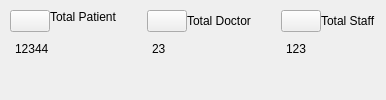
                 <widget class="QWidget" name="Column1" native="true">
                  <property name="sizePolicy">
                   <sizepolicy hsizetype="Expanding" vsizetype="Preferred">
                    <horstretch>0</horstretch>
                    <verstretch>0</verstretch>
                   </sizepolicy>
                  </property>
                  <property name="maximumSize">
                   <size>
                    <width>16777215</width>
                    <height>16777215</height>
                   </size>
                  </property>
                  <layout class="QHBoxLayout" name="horizontalLayout_9">
                   <property name="spacing">
                    <number>10</number>
                   </property>
                   <property name="leftMargin">
                    <number>0</number>
                   </property>
                   <property name="topMargin">
                    <number>0</number>
                   </property>
                   <property name="rightMargin">
                    <number>0</number>
                   </property>
                   <property name="bottomMargin">
                    <number>0</number>
                   </property>
                   <item alignment="Qt::AlignTop">
                    <widget class="QWidget" name="TotalPatientCon" native="true">
                     <property name="sizePolicy">
                      <sizepolicy hsizetype="Expanding" vsizetype="Maximum">
                       <horstretch>0</horstretch>
                       <verstretch>0</verstretch>
                      </sizepolicy>
                     </property>
                     <layout class="QVBoxLayout" name="verticalLayout_9">
                      <property name="spacing">
                       <number>0</number>
                      </property>
                      <property name="leftMargin">
                       <number>10</number>
                      </property>
                      <property name="topMargin">
                       <number>10</number>
                      </property>
                      <property name="rightMargin">
                       <number>10</number>
                      </property>
                      <property name="bottomMargin">
                       <number>15</number>
                      </property>
                      <item>
                       <widget class="QWidget" name="widget_3" native="true">
                        <layout class="QHBoxLayout" name="horizontalLayout">
                         <property name="spacing">
                          <number>0</number>
                         </property>
                         <property name="leftMargin">
                          <number>0</number>
                         </property>
                         <property name="topMargin">
                          <number>0</number>
                         </property>
                         <property name="rightMargin">
                          <number>0</number>
                         </property>
                         <property name="bottomMargin">
                          <number>0</number>
                         </property>
                         <item alignment="Qt::AlignLeft">
                          <widget class="QPushButton" name="DashboardButton_3">
                           <property name="toolTip">
                            <string>View Main Dashboard</string>
                           </property>
                           <property name="styleSheet">
                            <string notr="true"/>
                           </property>
                           <property name="text">
                            <string/>
                           </property>
                           <property name="icon">
                            <iconset resource="../Images/resources.qrc">
                             <normaloff>:/lucide/icons/file-user.svg</normaloff>:/lucide/icons/file-user.svg</iconset>
                           </property>
                           <property name="iconSize">
                            <size>
                             <width>35</width>
                             <height>35</height>
                            </size>
                           </property>
                          </widget>
                         </item>
                         <item>
                          <widget class="QLabel" name="TPHeader">
                           <property name="sizePolicy">
                            <sizepolicy hsizetype="Expanding" vsizetype="Preferred">
                             <horstretch>0</horstretch>
                             <verstretch>0</verstretch>
                            </sizepolicy>
                           </property>
                           <property name="text">
                            <string>Total Patient</string>
                           </property>
                           <property name="alignment">
                            <set>Qt::AlignLeading</set>
                           </property>
                           <property name="wordWrap">
                            <bool>true</bool>
                           </property>
                          </widget>
                         </item>
                        </layout>
                       </widget>
                      </item>
                      <item>
                       <widget class="QWidget" name="TPValue" native="true">
                        <layout class="QHBoxLayout" name="horizontalLayout_2">
                         <property name="spacing">
                          <number>0</number>
                         </property>
                         <property name="leftMargin">
                          <number>5</number>
                         </property>
                         <property name="topMargin">
                          <number>10</number>
                         </property>
                         <property name="rightMargin">
                          <number>0</number>
                         </property>
                         <property name="bottomMargin">
                          <number>0</number>
                         </property>
                         <item>
                          <widget class="QLabel" name="TotalPatient">
                           <property name="sizePolicy">
                            <sizepolicy hsizetype="Expanding" vsizetype="Preferred">
                             <horstretch>0</horstretch>
                             <verstretch>0</verstretch>
                            </sizepolicy>
                           </property>
                           <property name="text">
                            <string>12344</string>
                           </property>
                           <property name="alignment">
                            <set>Qt::AlignLeading</set>
                           </property>
                          </widget>
                         </item>
                        </layout>
                       </widget>
                      </item>
                      <item alignment="Qt::AlignTop">
                       <widget class="QWidget" name="TPSub" native="true">
                        <property name="sizePolicy">
                         <sizepolicy hsizetype="Minimum" vsizetype="Preferred">
                          <horstretch>0</horstretch>
                          <verstretch>0</verstretch>
                         </sizepolicy>
                        </property>
                        <layout class="QHBoxLayout" name="horizontalLayout_6">
                         <property name="spacing">
                          <number>0</number>
                         </property>
                         <property name="leftMargin">
                          <number>5</number>
                         </property>
                         <property name="topMargin">
                          <number>0</number>
                         </property>
                         <property name="rightMargin">
                          <number>0</number>
                         </property>
                         <property name="bottomMargin">
                          <number>0</number>
                         </property>
                        </layout>
                       </widget>
                      </item>
                     </layout>
                    </widget>
                   </item>
                   <item alignment="Qt::AlignTop">
                    <widget class="QWidget" name="TotalDoctorCon" native="true">
                     <property name="sizePolicy">
                      <sizepolicy hsizetype="Expanding" vsizetype="Maximum">
                       <horstretch>0</horstretch>
                       <verstretch>0</verstretch>
                      </sizepolicy>
                     </property>
                     <layout class="QVBoxLayout" name="verticalLayout_10">
                      <property name="spacing">
                       <number>0</number>
                      </property>
                      <property name="leftMargin">
                       <number>10</number>
                      </property>
                      <property name="topMargin">
                       <number>10</number>
                      </property>
                      <property name="rightMargin">
                       <number>10</number>
                      </property>
                      <property name="bottomMargin">
                       <number>15</number>
                      </property>
                      <item>
                       <widget class="QWidget" name="widget" native="true">
                        <layout class="QHBoxLayout" name="horizontalLayout_11">
                         <property name="spacing">
                          <number>0</number>
                         </property>
                         <property name="leftMargin">
                          <number>0</number>
                         </property>
                         <property name="topMargin">
                          <number>0</number>
                         </property>
                         <property name="rightMargin">
                          <number>0</number>
                         </property>
                         <property name="bottomMargin">
                          <number>0</number>
                         </property>
                         <item alignment="Qt::AlignLeft">
                          <widget class="QPushButton" name="DashboardButton_4">
                           <property name="toolTip">
                            <string>View Main Dashboard</string>
                           </property>
                           <property name="styleSheet">
                            <string notr="true"/>
                           </property>
                           <property name="text">
                            <string/>
                           </property>
                           <property name="icon">
                            <iconset resource="../Images/resources.qrc">
                             <normaloff>:/lucide/icons/file-user.svg</normaloff>:/lucide/icons/file-user.svg</iconset>
                           </property>
                           <property name="iconSize">
                            <size>
                             <width>35</width>
                             <height>35</height>
                            </size>
                           </property>
                          </widget>
                         </item>
                         <item alignment="Qt::AlignVCenter">
                          <widget class="QLabel" name="TDHeader">
                           <property name="sizePolicy">
                            <sizepolicy hsizetype="Expanding" vsizetype="Expanding">
                             <horstretch>0</horstretch>
                             <verstretch>0</verstretch>
                            </sizepolicy>
                           </property>
                           <property name="text">
                            <string>Total Doctor</string>
                           </property>
                           <property name="alignment">
                            <set>Qt::AlignLeading</set>
                           </property>
                           <property name="wordWrap">
                            <bool>true</bool>
                           </property>
                          </widget>
                         </item>
                        </layout>
                       </widget>
                      </item>
                      <item>
                       <widget class="QWidget" name="TDValue" native="true">
                        <layout class="QHBoxLayout" name="horizontalLayout_8">
                         <property name="spacing">
                          <number>0</number>
                         </property>
                         <property name="leftMargin">
                          <number>5</number>
                         </property>
                         <property name="topMargin">
                          <number>10</number>
                         </property>
                         <property name="rightMargin">
                          <number>0</number>
                         </property>
                         <property name="bottomMargin">
                          <number>0</number>
                         </property>
                         <item>
                          <widget class="QLabel" name="TotalDoctor">
                           <property name="sizePolicy">
                            <sizepolicy hsizetype="Expanding" vsizetype="Preferred">
                             <horstretch>0</horstretch>
                             <verstretch>0</verstretch>
                            </sizepolicy>
                           </property>
                           <property name="text">
                            <string>23</string>
                           </property>
                           <property name="alignment">
                            <set>Qt::AlignLeading</set>
                           </property>
                          </widget>
                         </item>
                        </layout>
                       </widget>
                      </item>
                      <item alignment="Qt::AlignTop">
                       <widget class="QWidget" name="TDSub" native="true">
                        <property name="sizePolicy">
                         <sizepolicy hsizetype="Minimum" vsizetype="Preferred">
                          <horstretch>0</horstretch>
                          <verstretch>0</verstretch>
                         </sizepolicy>
                        </property>
                        <layout class="QHBoxLayout" name="horizontalLayout_10">
                         <property name="spacing">
                          <number>0</number>
                         </property>
                         <property name="leftMargin">
                          <number>5</number>
                         </property>
                         <property name="topMargin">
                          <number>0</number>
                         </property>
                         <property name="rightMargin">
                          <number>0</number>
                         </property>
                         <property name="bottomMargin">
                          <number>0</number>
                         </property>
                        </layout>
                       </widget>
                      </item>
                     </layout>
                    </widget>
                   </item>
                   <item alignment="Qt::AlignTop">
                    <widget class="QWidget" name="TotalStaffCon" native="true">
                     <property name="sizePolicy">
                      <sizepolicy hsizetype="Expanding" vsizetype="Maximum">
                       <horstretch>0</horstretch>
                       <verstretch>0</verstretch>
                      </sizepolicy>
                     </property>
                     <layout class="QVBoxLayout" name="verticalLayout_11">
                      <property name="spacing">
                       <number>0</number>
                      </property>
                      <property name="leftMargin">
                       <number>10</number>
                      </property>
                      <property name="topMargin">
                       <number>10</number>
                      </property>
                      <property name="rightMargin">
                       <number>10</number>
                      </property>
                      <property name="bottomMargin">
                       <number>15</number>
                      </property>
                      <item>
                       <widget class="QWidget" name="widget_2" native="true">
                        <layout class="QHBoxLayout" name="horizontalLayout_14">
                         <property name="spacing">
                          <number>0</number>
                         </property>
                         <property name="leftMargin">
                          <number>0</number>
                         </property>
                         <property name="topMargin">
                          <number>0</number>
                         </property>
                         <property name="rightMargin">
                          <number>0</number>
                         </property>
                         <property name="bottomMargin">
                          <number>0</number>
                         </property>
                         <item alignment="Qt::AlignLeft">
                          <widget class="QPushButton" name="DashboardButton_5">
                           <property name="toolTip">
                            <string>View Main Dashboard</string>
                           </property>
                           <property name="styleSheet">
                            <string notr="true"/>
                           </property>
                           <property name="text">
                            <string/>
                           </property>
                           <property name="icon">
                            <iconset resource="../Images/resources.qrc">
                             <normaloff>:/lucide/icons/file-user.svg</normaloff>:/lucide/icons/file-user.svg</iconset>
                           </property>
                           <property name="iconSize">
                            <size>
                             <width>35</width>
                             <height>35</height>
                            </size>
                           </property>
                          </widget>
                         </item>
                         <item alignment="Qt::AlignVCenter">
                          <widget class="QLabel" name="TSHeader">
                           <property name="sizePolicy">
                            <sizepolicy hsizetype="Expanding" vsizetype="Expanding">
                             <horstretch>0</horstretch>
                             <verstretch>0</verstretch>
                            </sizepolicy>
                           </property>
                           <property name="lineWidth">
                            <number>1</number>
                           </property>
                           <property name="text">
                            <string>Total Staff</string>
                           </property>
                           <property name="scaledContents">
                            <bool>false</bool>
                           </property>
                           <property name="alignment">
                            <set>Qt::AlignLeading</set>
                           </property>
                           <property name="wordWrap">
                            <bool>true</bool>
                           </property>
                          </widget>
                         </item>
                        </layout>
                       </widget>
                      </item>
                      <item>
                       <widget class="QWidget" name="TSValue" native="true">
                        <layout class="QHBoxLayout" name="horizontalLayout_12">
                         <property name="spacing">
                          <number>0</number>
                         </property>
                         <property name="leftMargin">
                          <number>5</number>
                         </property>
                         <property name="topMargin">
                          <number>10</number>
                         </property>
                         <property name="rightMargin">
                          <number>0</number>
                         </property>
                         <property name="bottomMargin">
                          <number>0</number>
                         </property>
                         <item>
                          <widget class="QLabel" name="TotalStaff">
                           <property name="sizePolicy">
                            <sizepolicy hsizetype="Expanding" vsizetype="Preferred">
                             <horstretch>0</horstretch>
                             <verstretch>0</verstretch>
                            </sizepolicy>
                           </property>
                           <property name="text">
                            <string>123</string>
                           </property>
                           <property name="alignment">
                            <set>Qt::AlignLeading</set>
                           </property>
                          </widget>
                         </item>
                        </layout>
                       </widget>
                      </item>
                      <item alignment="Qt::AlignTop">
                       <widget class="QWidget" name="TSSub" native="true">
                        <property name="sizePolicy">
                         <sizepolicy hsizetype="Preferred" vsizetype="Minimum">
                          <horstretch>0</horstretch>
                          <verstretch>0</verstretch>
                         </sizepolicy>
                        </property>
                        <layout class="QHBoxLayout" name="horizontalLayout_13">
                         <property name="spacing">
                          <number>0</number>
                         </property>
                         <property name="leftMargin">
                          <number>5</number>
                         </property>
                         <property name="topMargin">
                          <number>0</number>
                         </property>
                         <property name="rightMargin">
                          <number>0</number>
                         </property>
                         <property name="bottomMargin">
                          <number>0</number>
                         </property>
                        </layout>
                       </widget>
                      </item>
                     </layout>
                    </widget>
                   </item>
                  </layout>
                 </widget>
